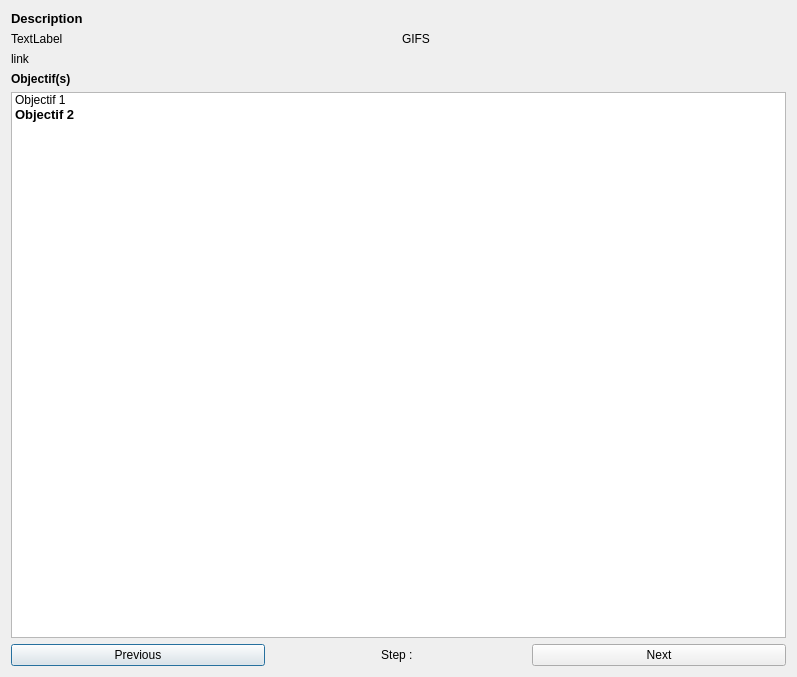
<?xml version="1.0" encoding="UTF-8"?>
<ui version="4.0">
 <author>Jonathan Wiedemannn</author>
 <class>Dialog</class>
 <widget class="QDialog" name="Dialog">
  <property name="geometry">
   <rect>
    <x>0</x>
    <y>0</y>
    <width>797</width>
    <height>677</height>
   </rect>
  </property>
  <property name="windowTitle">
   <string>FreeCAD Tutorials</string>
  </property>
  <layout class="QVBoxLayout" name="verticalLayout">
   <item>
    <layout class="QHBoxLayout" name="horizontalLayout">
     <item>
      <layout class="QVBoxLayout" name="verticalLayout_2">
       <item>
        <widget class="QLabel" name="label_desc_title">
         <property name="font">
          <font>
           <pointsize>10</pointsize>
           <weight>75</weight>
           <bold>true</bold>
          </font>
         </property>
         <property name="text">
          <string>Description</string>
         </property>
        </widget>
       </item>
       <item>
        <widget class="QLabel" name="label_desc_body">
         <property name="text">
          <string>TextLabel</string>
         </property>
        </widget>
       </item>
       <item>
        <widget class="QLabel" name="label_desc_link">
         <property name="text">
          <string>link</string>
         </property>
        </widget>
       </item>
      </layout>
     </item>
     <item>
      <widget class="QLabel" name="label_gifs">
       <property name="text">
        <string>GIFS</string>
       </property>
      </widget>
     </item>
    </layout>
   </item>
   <item>
    <widget class="QLabel" name="label_objectif_title">
     <property name="font">
      <font>
       <weight>75</weight>
       <bold>true</bold>
      </font>
     </property>
     <property name="text">
      <string>Objectif(s)</string>
     </property>
    </widget>
   </item>
   <item>
    <widget class="QListWidget" name="lW_objectifs">
     <property name="minimumSize">
      <size>
       <width>0</width>
       <height>0</height>
      </size>
     </property>
     <property name="resizeMode">
      <enum>QListView::Adjust</enum>
     </property>
     <item>
      <property name="text">
       <string>Objectif 1</string>
      </property>
     </item>
     <item>
      <property name="text">
       <string>Objectif 2</string>
      </property>
      <property name="font">
       <font>
        <pointsize>10</pointsize>
        <weight>75</weight>
        <bold>true</bold>
       </font>
      </property>
      <property name="foreground">
       <brush brushstyle="NoBrush">
        <color alpha="255">
         <red>85</red>
         <green>170</green>
         <blue>0</blue>
        </color>
       </brush>
      </property>
     </item>
    </widget>
   </item>
   <item>
    <layout class="QHBoxLayout" name="horizontalLayout_2">
     <item>
      <widget class="QPushButton" name="pB_prev">
       <property name="text">
        <string>Previous</string>
       </property>
      </widget>
     </item>
     <item>
      <widget class="QLabel" name="label_step_count">
       <property name="text">
        <string>Step : </string>
       </property>
       <property name="alignment">
        <set>Qt::AlignCenter</set>
       </property>
      </widget>
     </item>
     <item>
      <widget class="QPushButton" name="pB_next">
       <property name="text">
        <string>Next</string>
       </property>
      </widget>
     </item>
    </layout>
   </item>
  </layout>
 </widget>
 <resources/>
 <connections/>
</ui>
